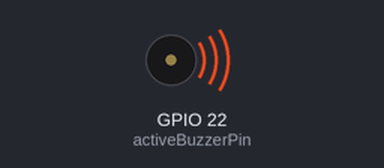
The program below on a simulated Raspberry Pi (BCM pin numbers). On the bench: buzzer (waves = sounding, pin HIGH). What the program prints to the terminal is not drawn.

Above: at 0.05 s.
Timing chart, 0 to 3.0 s (numbered marks = the images above):
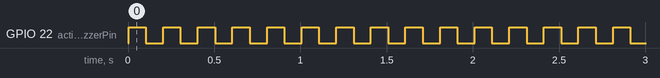

Measured:
- by itself, GPIO 22 (activeBuzzerPin): alternates HIGH for 0.10 s and LOW for 0.10 s

The program:

27-understanding-active-buzzers-pigpio.py
```python
import pigpio
from time import sleep

activeBuzzerPin = 22
pi = pigpio.pi()
pi.set_mode(activeBuzzerPin, pigpio.OUTPUT)

try:
    while True:
        pi.write(activeBuzzerPin, not pi.read(activeBuzzerPin))
        print(pi.read(activeBuzzerPin))
        sleep(.1)
except KeyboardInterrupt:
    pi.write(activeBuzzerPin, 1)
    print(pi.read(activeBuzzerPin))
    pi.stop()
    print("See you later RPi!")
```
